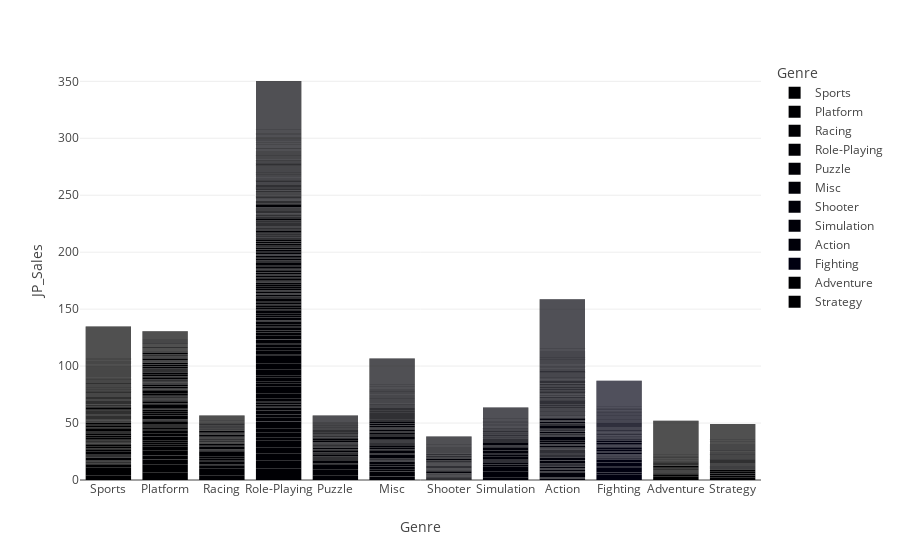

The notebook cell this image was saved under:
### Code cell
df1.groupby("Genre")["JP_Sales"].sum().reset_index().sort_values(by="JP_Sales",ascending=False).head()
px.bar(df1,x="Genre",y="JP_Sales",color="Genre")

### Figure 1 — Plotly figure (JSON) as saved in the notebook; plotly's stock layout.template omitted (floating-point values rounded to 4 significant figures; data arrays with more than 128 entries replaced by an {"elided": "..."} marker saying what was removed)
{"data": [{"alignmentgroup": "True", "hovertemplate": "Genre=%{x}<br>JP_Sales=%{y}<extra></extra>", "legendgroup": "Sports", "marker": {"color": "#000001", "pattern": {"shape": ""}}, "name": "Sports", "offsetgroup": "Sports", "orientation": "v", "showlegend": true, "textposition": "auto", "type": "bar", "x": {"elided": "2304 str values"}, "xaxis": "x", "y": {"elided": "2304 float values"}, "yaxis": "y"}, {"alignmentgroup": "True", "hovertemplate": "Genre=%{x}<br>JP_Sales=%{y}<extra></extra>", "legendgroup": "Platform", "marker": {"color": "#000002", "pattern": {"shape": ""}}, "name": "Platform", "offsetgroup": "Platform", "orientation": "v", "showlegend": true, "textposition": "auto", "type": "bar", "x": {"elided": "875 str values"}, "xaxis": "x", "y": {"elided": "875 float values"}, "yaxis": "y"}, {"alignmentgroup": "True", "hovertemplate": "Genre=%{x}<br>JP_Sales=%{y}<extra></extra>", "legendgroup": "Racing", "marker": {"color": "#000003", "pattern": {"shape": ""}}, "name": "Racing", "offsetgroup": "Racing", "orientation": "v", "showlegend": true, "textposition": "auto", "type": "bar", "x": {"elided": "1225 str values"}, "xaxis": "x", "y": {"elided": "1225 float values"}, "yaxis": "y"}, {"alignmentgroup": "True", "hovertemplate": "Genre=%{x}<br>JP_Sales=%{y}<extra></extra>", "legendgroup": "Role-Playing", "marker": {"color": "#000004", "pattern": {"shape": ""}}, "name": "Role-Playing", "offsetgroup": "Role-Playing", "orientation": "v", "showlegend": true, "textposition": "auto", "type": "bar", "x": {"elided": "1470 str values"}, "xaxis": "x", "y": {"elided": "1470 float values"}, "yaxis": "y"}, {"alignmentgroup": "True", "hovertemplate": "Genre=%{x}<br>JP_Sales=%{y}<extra></extra>", "legendgroup": "Puzzle", "marker": {"color": "#000005", "pattern": {"shape": ""}}, "name": "Puzzle", "offsetgroup": "Puzzle", "orientation": "v", "showlegend": true, "textposition": "auto", "type": "bar", "x": {"elided": "570 str values"}, "xaxis": "x", "y": {"elided": "570 float values"}, "yaxis": "y"}, {"alignmentgroup": "True", "hovertemplate": "Genre=%{x}<br>JP_Sales=%{y}<extra></extra>", "legendgroup": "Misc", "marker": {"color": "#000006", "pattern": {"shape": ""}}, "name": "Misc", "offsetgroup": "Misc", "orientation": "v", "showlegend": true, "textposition": "auto", "type": "bar", "x": {"elided": "1686 str values"}, "xaxis": "x", "y": {"elided": "1686 float values"}, "yaxis": "y"}, {"alignmentgroup": "True", "hovertemplate": "Genre=%{x}<br>JP_Sales=%{y}<extra></extra>", "legendgroup": "Shooter", "marker": {"color": "#000007", "pattern": {"shape": ""}}, "name": "Shooter", "offsetgroup": "Shooter", "orientation": "v", "showlegend": true, "textposition": "auto", "type": "bar", "x": {"elided": "1282 str values"}, "xaxis": "x", "y": {"elided": "1282 float values"}, "yaxis": "y"}, {"alignmentgroup": "True", "hovertemplate": "Genre=%{x}<br>JP_Sales=%{y}<extra></extra>", "legendgroup": "Simulation", "marker": {"color": "#000008", "pattern": {"shape": ""}}, "name": "Simulation", "offsetgroup": "Simulation", "orientation": "v", "showlegend": true, "textposition": "auto", "type": "bar", "x": {"elided": "848 str values"}, "xaxis": "x", "y": {"elided": "848 float values"}, "yaxis": "y"}, {"alignmentgroup": "True", "hovertemplate": "Genre=%{x}<br>JP_Sales=%{y}<extra></extra>", "legendgroup": "Action", "marker": {"color": "#000009", "pattern": {"shape": ""}}, "name": "Action", "offsetgroup": "Action", "orientation": "v", "showlegend": true, "textposition": "auto", "type": "bar", "x": {"elided": "3251 str values"}, "xaxis": "x", "y": {"elided": "3251 float values"}, "yaxis": "y"}, {"alignmentgroup": "True", "hovertemplate": "Genre=%{x}<br>JP_Sales=%{y}<extra></extra>", "legendgroup": "Fighting", "marker": {"color": "#000010", "pattern": {"shape": ""}}, "name": "Fighting", "offsetgroup": "Fighting", "orientation": "v", "showlegend": true, "textposition": "auto", "type": "bar", "x": {"elided": "836 str values"}, "xaxis": "x", "y": {"elided": "836 float values"}, "yaxis": "y"}, {"alignmentgroup": "True", "hovertemplate": "Genre=%{x}<br>JP_Sales=%{y}<extra></extra>", "legendgroup": "Adventure", "marker": {"color": "#000001", "pattern": {"shape": ""}}, "name": "Adventure", "offsetgroup": "Adventure", "orientation": "v", "showlegend": true, "textposition": "auto", "type": "bar", "x": {"elided": "1274 str values"}, "xaxis": "x", "y": {"elided": "1274 float values"}, "yaxis": "y"}, {"alignmentgroup": "True", "hovertemplate": "Genre=%{x}<br>JP_Sales=%{y}<extra></extra>", "legendgroup": "Strategy", "marker": {"color": "#000002", "pattern": {"shape": ""}}, "name": "Strategy", "offsetgroup": "Strategy", "orientation": "v", "showlegend": true, "textposition": "auto", "type": "bar", "x": {"elided": "670 str values"}, "xaxis": "x", "y": {"elided": "670 float values"}, "yaxis": "y"}], "layout": {"barmode": "relative", "legend": {"title": {"text": "Genre"}, "tracegroupgap": 0}, "margin": {"t": 60}, "xaxis": {"anchor": "y", "categoryarray": ["Sports", "Platform", "Racing", "Role-Playing", "Puzzle", "Misc", "Shooter", "Simulation", "Action", "Fighting", "Adventure", "Strategy"], "categoryorder": "array", "domain": [0, 1], "title": {"text": "Genre"}}, "yaxis": {"anchor": "x", "domain": [0, 1], "title": {"text": "JP_Sales"}}}}
